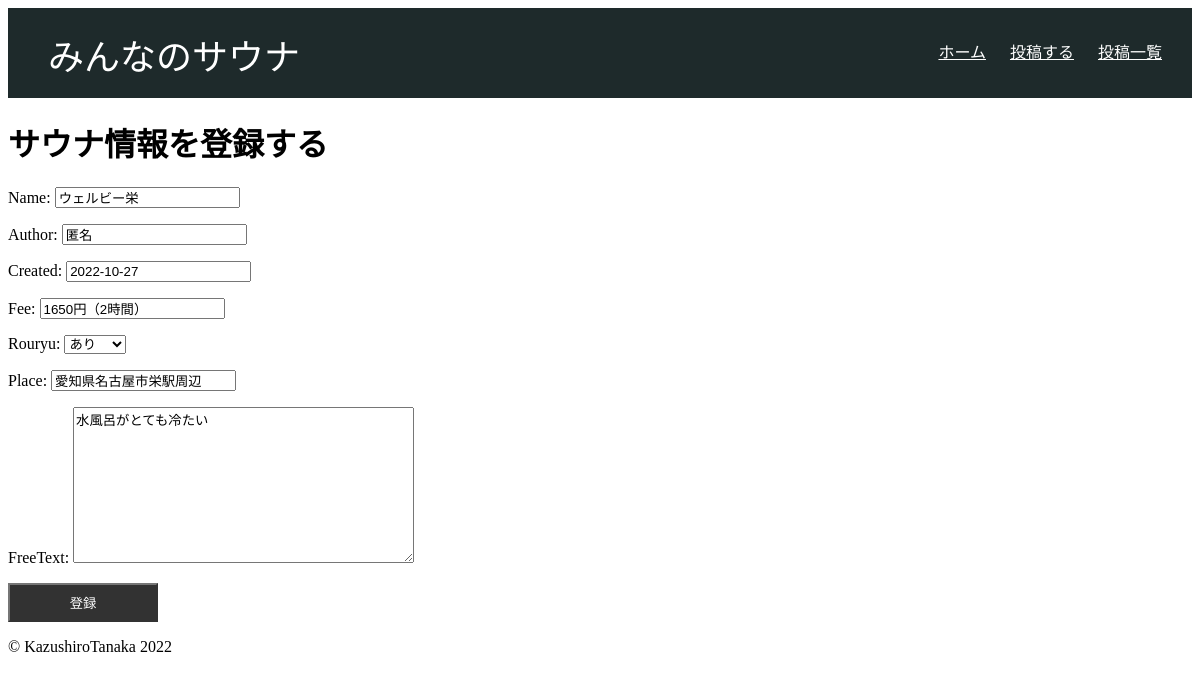
/update/1 (signed in), run on the app's committed database.
### blog/models.py (models this page shows, shortened)
class SaunaImformation(models.Model):
    ROURYU_CHOICE = (
        (True,'あり'),
        (False,'なし'),
    )
    name = models.CharField( max_length=100)
    author = models.CharField( max_length=100, default = "")
    created = models.DateField(default = date.today)
    fee =  models.CharField(max_length=100,default = " ")
    rouryu = models.BooleanField(choices=ROURYU_CHOICE)
    place = models.CharField(max_length = 50)
    FreeText =  models.TextField()

### blog/views.py (the view, shortened to what this page needs)
# urls.py: path('update/<int:pk>',login_required(views.Sauna_update.as_view()),name='update'),
class Sauna_update(UpdateView):
    fields = ("name","author","created","fee","rouryu","place","FreeText")
    model = models.SaunaImformation
    template_name = "blog/sauna_form.html"

### blog/templates/blog/sauna_form.html (shortened to what this page needs)
{% extends "blog/base.html" %}
{% block main %}
<h1>サウナ情報を登録する</h1>
  <form method="POST">
    {{ form.as_p }}
    <input type="submit" class='btn btn-primary' value="登録">
  </form>
{% endblock %}

### blog/static/main.css (style rules this page uses)
.btn { padding:8px 24px 8px 24px; color:white; display:inline-block; opacity:0.8; background-color:black; width: 150px; }

### data on the page
SaunaImformation: name "ウェルビー栄", author "匿名", created "2022-10-27", fee "1650円（2時間）", rouryu "あり", place "愛知県名古屋市栄駅周辺", FreeText "水風呂がとても冷たい"
